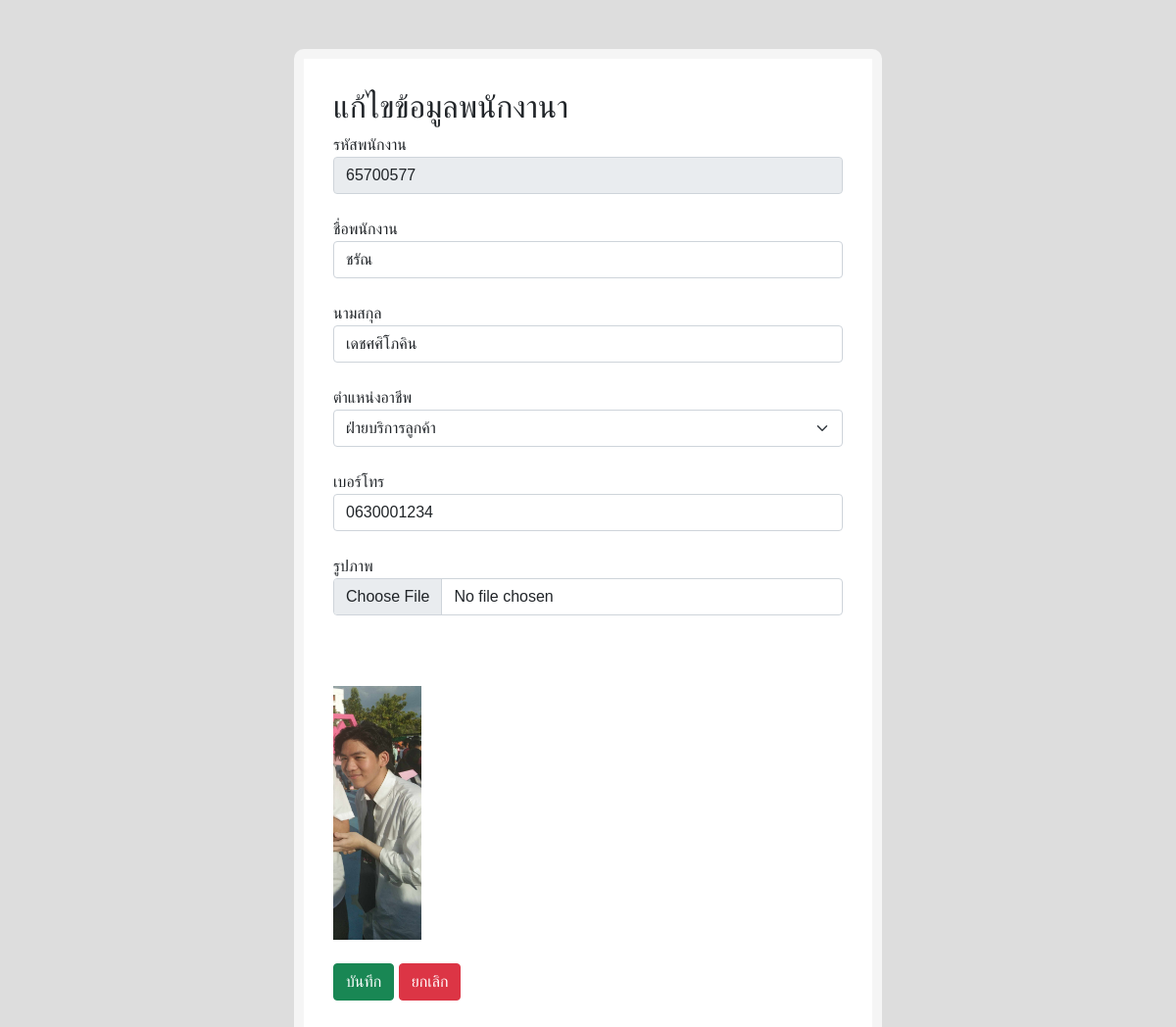
The app's page /admin/edit_employee.php?id=65700577 with its own data.
### tables this page shows
CREATE TABLE `employee` (
  `emp_id` int(8) UNSIGNED ZEROFILL NOT NULL,
  `emp_name` varchar(30) DEFAULT NULL,
  `emp_lastname` varchar(30) DEFAULT NULL,
  `pos_id` int(3) DEFAULT NULL,
  `emp_telephone` varchar(10) DEFAULT NULL,
  `username` varchar(10) NOT NULL,
  `password` varchar(128) NOT NULL,
  `emp_img` varchar(30) DEFAULT NULL
);

CREATE TABLE `job_position` (
  `pos_id` int(3) UNSIGNED ZEROFILL NOT NULL,
  `pos_name` varchar(30) DEFAULT NULL
);

### admin/edit_employee.php (the view, shortened to what this page needs)
<?php
include 'condb.php';
$id=$_GET['id'];
$sql="SELECT * FROM employee WHERE emp_id='$id' ";
$result=mysqli_query($conn,$sql);
$row=mysqli_fetch_array($result);
$pos= $row['pos_id'];
?>
<!DOCTYPE html>
 <html lang="en">
 <head>
<link href="css/bootstrap.min.css" rel="stylesheet">
<link href="forms/style.css" rel="stylesheet">
 </head>
 <body>
     <div class="container">
     <div class="row">
     <div class="box_form">
<form method="POST" action="update_employee.php" enctype="multipart/form-data">
<h2>แก้ไขข้อมูลพนักงานา</h2>
<label>รหัสพนักงาน</label>
<input type= "text" class="form-control" maxlength = "6" name= "emp_id" readonly value="<?=$row['emp_id']?>"> <br>
<label>ชื่อพนักงาน</label>
<input type= "text" class="form-control" name= "emp_name" value="<?=$row['emp_name']?>"> <br>
<label>นามสกุล</label>
<input type= "text" class="form-control" name= "emp_lastname" value="<?=$row['emp_lastname']?>"> <br>
<label>ตำแหน่งอาชีพ</label>
<select class ="form-select" name = "pos_id">
    <?php
        $sql="SELECT * FROM job_position";
        $hand=mysqli_query($conn,$sql);
        while($row1=mysqli_fetch_array($hand)){
            $pos_ID= $row1['pos_id'];
    ?>
        <option value="<?=$row1['pos_id']?>" <?php if($pos_ID==$pos) {echo "selected=selected";} ?>>
        <?=$row1['pos_name']?>
        </option>
            <?php
            }
            ?>
</select><br>
<label>เบอร์โทร</label>
<input type= "number" class="form-control" name= "emp_telephone" value="<?=$row['emp_telephone']?>"> <br>
<label>รูปภาพ</label>
<input type= "file" class="form-control" name= "file1"> <br>
<input type= "hidden" name = "txtimg" value="<?=$row['emp_img']?>"> <br><br>
<img src="image/<?=$row['emp_img']?>" width="90px"> <br> <br>
<button type= "submit" class="btn btn-success">บันทึก</button>
<a class="btn btn-danger" href="show_employee.php" role="button">ยกเลิก</a>
</div>
</div>
</div>
</body>
</html>

### admin/forms/style.css (style rules this page uses)
body { font-family: 'Sarabun', sans-serif; background-color: #dddddd; }
.box_form { margin: 50px auto; padding: 30px; border: 10px solid #f5f5f5; background: white; border-radius: 10px 10px 10px 10px; max-width: 600px; }

### records on screen
employee: emp_id "65700577", emp_name "ชรัณ", emp_lastname "เดชศศิโภคิน", pos_id "ฝ่ายบริการลูกค้า", emp_telephone "0630001234", emp_img (picture)
